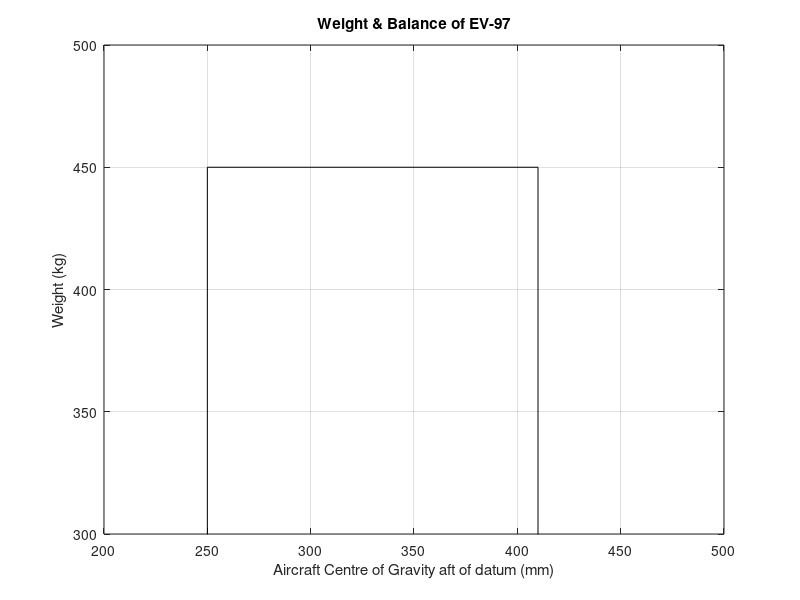

This chart was generated by the following MATLAB code:
% Weight - Balance Graph for EV-97 Microlight Aircraft
% Created by Group 19 for UFMFCH-15-3 Spaceflight 
% Relates to Section 3.0 in Flight Test Coursework

% Variable Dictionary 
% Empty_Weight - kg
% Payload_Weight - kg
% Weight_Arm - mm
% Payload_arm - mm
% Total_Weight - kg
% Total_Moment - kgmm
% xcg - centre of gravity (mm)
% c - Aerofoil chord (mm)
% xac_c - Aerofoil aerodynamic centre from LE (mm)
% b - Wing span (mm)
% S - Aerofoil planform area (mm^2)
% St - Tail plane planform area (mm^2)
% AP - Aspect Ratio
% n - Tail efficiency ratio 
% CL0w = Coefficient of Lift at 0 AoA
% CLaw = Rate of change of Cl with respect to AoA of wing
% Cmac = Coefficient moment at aerodynamic centre
% da0 - Downwash angle at zero AoA (radians)
% dag - Downwash angle gradient (radians)
% iw - Wing incidence angle (degrees)
% it - Tail plane incidence angle (degrees)
% CLat - Rate of change of CL with respect to angle of attack of tail
% lt - moment arm (mm)
% VH - Horizontal Tail Volume Ratio

format long g

%% Weight Values - kg
Empty_Weight = 268;
Baggage_Weight = input('Enter Baggage Weight: (kg)')
Crew_Weight = input('Enter Crew Weight: (kg)')
Fuel = input('Enter Fuel Weight: (litres)')
% Convert litres to weight (conversion from POH)
Fuel_Weight = Fuel*0.72;


%% Moment Arm values - mm aft of leading edge
Weight_Arm = 200;
Baggage_Arm = 1270;
Crew_Arm = 500;
Fuel_Arm = 920;

%% Moment Calculations
Weight_Array = [Empty_Weight, Baggage_Weight, Crew_Weight, Fuel_Weight];
Arm_Array = [Weight_Arm, Baggage_Arm, Crew_Arm, Fuel_Arm];
Moment_Array = Weight_Array.*Arm_Array;

Total_Weight = sum(Weight_Array);
Total_Moment = sum(Moment_Array);

xcg = Total_Moment/Total_Weight;

%% Angle of attack from -15 to 15 degrees
% alphaw = -15:0.01:15;
% alphaw_rads = alphaw.*(pi/180);

%% Aircraft & Atmsopheric variables 
% c = 1215;
% xac_c = 0.25*c;
% b = 8100;
% S = 9840000;
% St = 1950000;
% AR = (b^2)/S;
% n = 0.90;

% Cl0w = 0.261; %(0.261)/(1+(0.261/(pi*AR)));
% Claw = 0.107882; %(0.107882)/(1+(0.107882/(pi*AR)));
% Cmac = -0.056;

% Wing moment contribution
% Cm0w = Cl0w*(xcg/c-xac_c);
% Cmaw = Cmac + Claw*(xcg/c-xac_c);
% Cmw = Cm0w + Cmaw.*alphaw_rads;
% Clat = 0.1093; %(0.1093)/(1+(0.1093/(pi*((2.5^2)/1.95))));

% da0 = Cl0w*(2/(pi*AR));
% dag = Claw*(2/(pi*AR));

%% Angle of Incidence's conversion to radians
% iw = 3;
% iw_rads = iw*(pi/180);
% it = 0;
% it_rads = it*(pi/180);

% Tail moment contribution
% lt = 3642;
% VH = (lt*St)/(S*c);
% Cm0t = n*VH*Clat*(da0+iw_rads-it_rads);
% Cmat = -n*VH*Clat*(1 - dag);
% Cmt = Cm0t + Cmat.*alphaw_rads;

%% Total Moment
% Cm0 = Cm0w + Cm0t;
% Cma = Cmaw + Cmat;
% Cm = Cm0 + Cma.*alphaw_rads;

% Calculate the stick fixed neutral point of the aircraft (xnp) 
% xnp = c.*(n.*VH.*(Clat/Claw).*(1-dag)+xac_c);        
% rearward_limit = (xnp/100);

%% Defining boundary of Weight Balance Graph 
WB_Box_x = [250,250,410,410];
WB_Box_y = [250,450,450,250];

figure(1)
x = plot(xcg, Total_Weight, 'rx');
grid on
hold on
plot(WB_Box_x, WB_Box_y, 'k')
axis([200,500,300,500])
set(x,'linewidth',3);
title('Weight & Balance of EV-97')
ylabel('Weight (kg)')
xlabel('Aircraft Centre of Gravity aft of datum (mm)')
hold off
